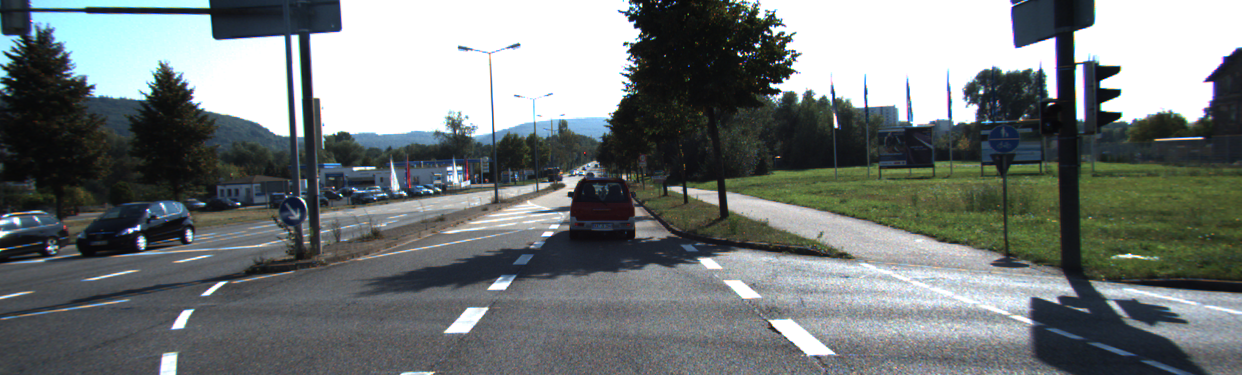
//> input picture ImageAddNoise/srcImage/000117_10.png, 1242 x 375 px
$ ./ImageAddNoise   (built with g++ and OpenCV 4)
//> lines starting //> are read from the running program, lines starting //| are printed output that depends on the picture; after the words box and inside, x2 and y2 are one past the last pixel; in counts of white or black regions, pixels touching at a corner belong together
#include <opencv2/opencv.hpp>
#include <opencv2/imgproc.hpp>
#include <opencv2/highgui.hpp>

#include <iostream>

using namespace std;
using namespace cv;

double generateGaussianNoise(double mu, double sigma);
Mat addGaussianNoise(Mat& srcImag);
Mat addSaltNoise(const Mat srcImage, int n);


int main()
{
    Mat srcImg = imread("srcImage/000117_10.png", 1);
//> srcImg is the input picture: 375 rows x 1242 cols, CV_8UC3; mean B, G, R 120.5, 120.8, 114.7

    if (srcImg.empty() == 1) {
        printf("Error SrcImage!! \n\t");
		return -1;
    }

	Mat SaltImageRes = addSaltNoise(srcImg, 3000);
//> after the loop in addSaltNoise, `for (int k = 0; k < n; k++)`:
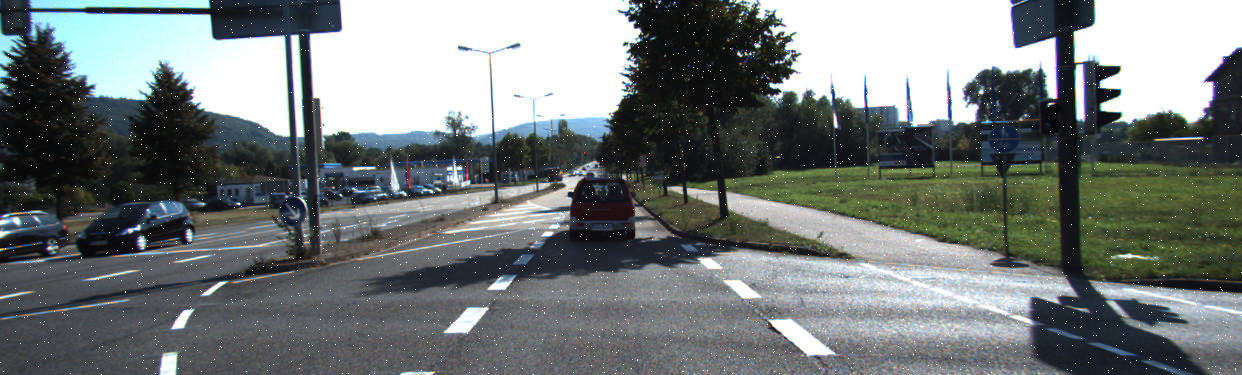
//> dstImage: 375 rows x 1242 cols, CV_8UC3; 0.53% of pixels changed, all inside (x1, y1, x2, y2) = (0, 0, 1242, 375)
//> after the loop in addSaltNoise, `for (int k = 0; k < n; k++)`:
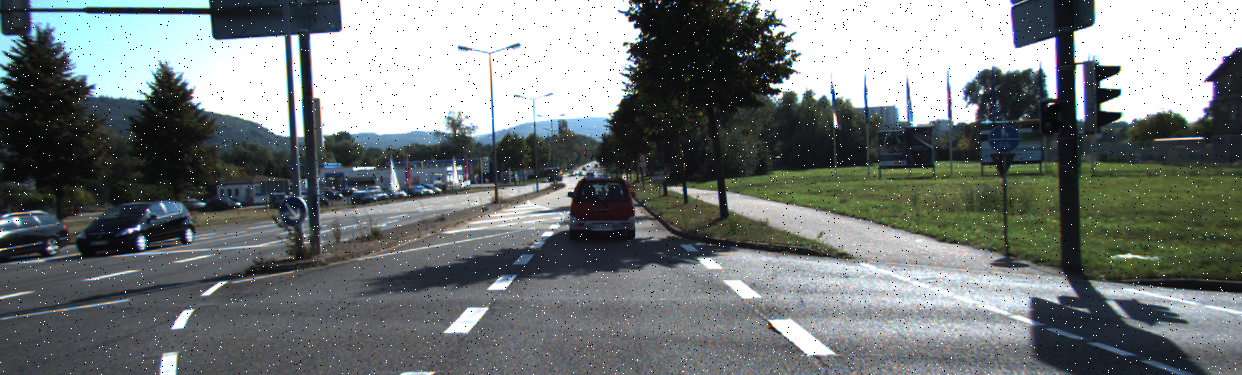
//> dstImage: 375 rows x 1242 cols, CV_8UC3; 0.64% of pixels changed, all inside (x1, y1, x2, y2) = (0, 0, 1242, 375)
	Mat GaussImageRes = addGaussianNoise(srcImg);
//> after the loop in addGaussianNoise, `for (int i = 0; i < rowsNumber; i++)`:
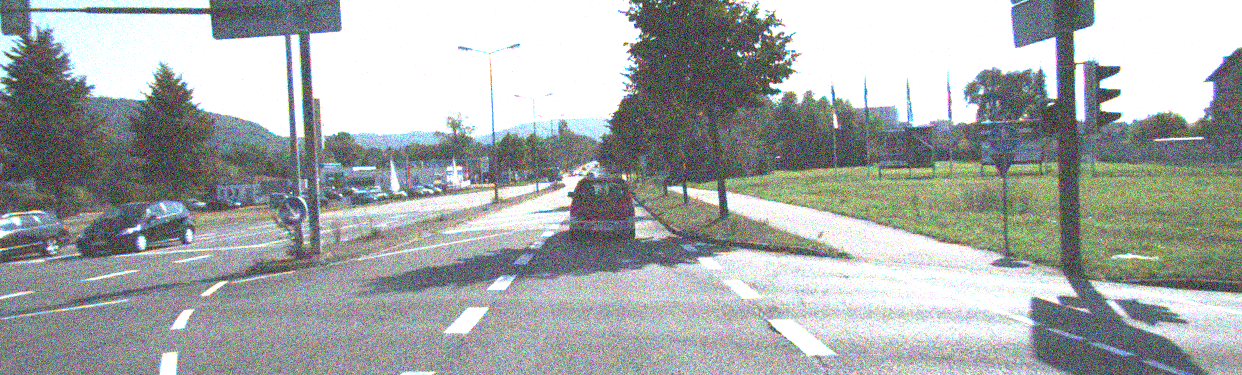
//> dstImage: 375 rows x 1242 cols, CV_8UC3; mean B, G, R 168.5, 169.5, 164.8


    return 0;
}


//为图像添加高斯噪声
Mat addGaussianNoise(Mat& srcImag)
{
	Mat dstImage = srcImag.clone();
	int channels = dstImage.channels();
	int rowsNumber = dstImage.rows;
	int colsNumber = dstImage.cols * channels;
	//判断图像的连续性
	if (dstImage.isContinuous())
	{
		colsNumber *= rowsNumber;
		rowsNumber = 1;
	}
	for (int i = 0; i < rowsNumber; i++)
	{
		for (int j = 0; j < colsNumber; j++)
		{
			//添加高斯噪声
			int val = dstImage.ptr<uchar>(i)[j] +
				generateGaussianNoise(2, 0.8) * 32;
			if (val < 0)
				val = 0;
			if (val > 255)
				val = 255;
			dstImage.ptr<uchar>(i)[j] = (uchar)val;
		}
	}
	return dstImage;
}


//生成高斯噪声
double generateGaussianNoise(double mu, double sigma)
{
	//定义小值
	const double epsilon = numeric_limits<double>::min();
	static double z0, z1;
	static bool flag = false;
	flag = !flag;
	//flag为假构造高斯随机变量X
	if (!flag)
		return z1 * sigma + mu;
	double u1, u2;
	//构造随机变量
	do
	{
		u1 = rand() * (1.0 / RAND_MAX);
		u2 = rand() * (1.0 / RAND_MAX);
	} while (u1 <= epsilon);
	//flag为真构造高斯随机变量
	z0 = sqrt(-2.0 * log(u1)) * cos(2 * CV_PI * u2);
	z1 = sqrt(-2.0 * log(u1)) * sin(2 * CV_PI * u2);
	return z0 * sigma + mu;
}

//加椒盐噪声
Mat addSaltNoise(const Mat srcImage, int n)
{
	Mat dstImage = srcImage.clone();
	for (int k = 0; k < n; k++)
	{
		//随机取值行列
		int i = rand() % dstImage.rows;
		int j = rand() % dstImage.cols;
		//图像通道判定
		if (dstImage.channels() == 1)
		{
			dstImage.at<uchar>(i, j) = 255;		//盐噪声
		}
		else
		{
			dstImage.at<Vec3b>(i, j)[0] = 255;
			dstImage.at<Vec3b>(i, j)[1] = 255;
			dstImage.at<Vec3b>(i, j)[2] = 255;
		}
	}
	for (int k = 0; k < n; k++)
	{
		//随机取值行列
		int i = rand() % dstImage.rows;
		int j = rand() % dstImage.cols;
		//图像通道判定
		if (dstImage.channels() == 1)
		{
			dstImage.at<uchar>(i, j) = 0;		//椒噪声
		}
		else
		{
			dstImage.at<Vec3b>(i, j)[0] = 0;
			dstImage.at<Vec3b>(i, j)[1] = 0;
			dstImage.at<Vec3b>(i, j)[2] = 0;
		}
	}
	return dstImage;
}

$ run again, with ImageAddNoise/srcImage/000047_10.png copied over ImageAddNoise/srcImage/000117_10.png
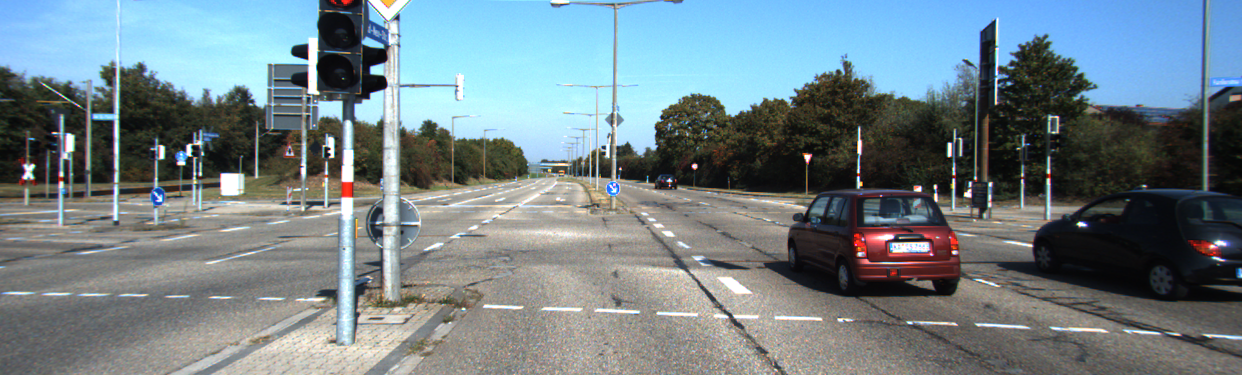
//> input picture ImageAddNoise/srcImage/000047_10.png, 1242 x 375 px
//> srcImg is the input picture: 375 rows x 1242 cols, CV_8UC3; mean B, G, R 135.8, 129.5, 114.1
//> after the loop in addSaltNoise, `for (int k = 0; k < n; k++)`:
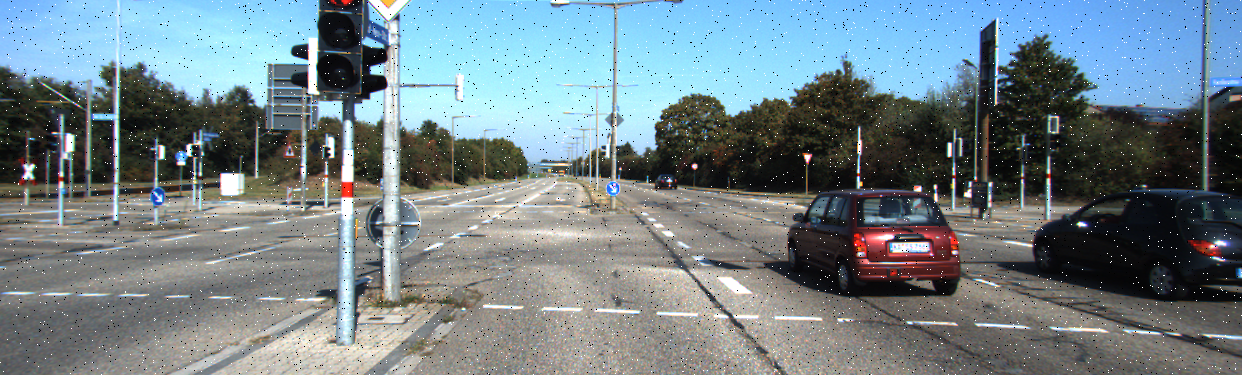
//> dstImage: 375 rows x 1242 cols, CV_8UC3; mean B, G, R 135.7, 129.5, 114.3
//> after the loop in addGaussianNoise, `for (int i = 0; i < rowsNumber; i++)`:
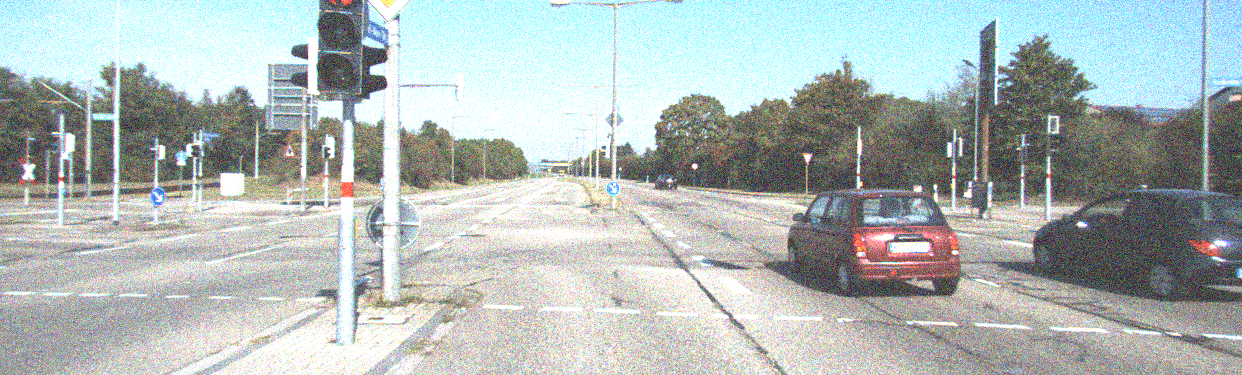
//> dstImage: 375 rows x 1242 cols, CV_8UC3; mean B, G, R 182.7, 184.3, 174.9
